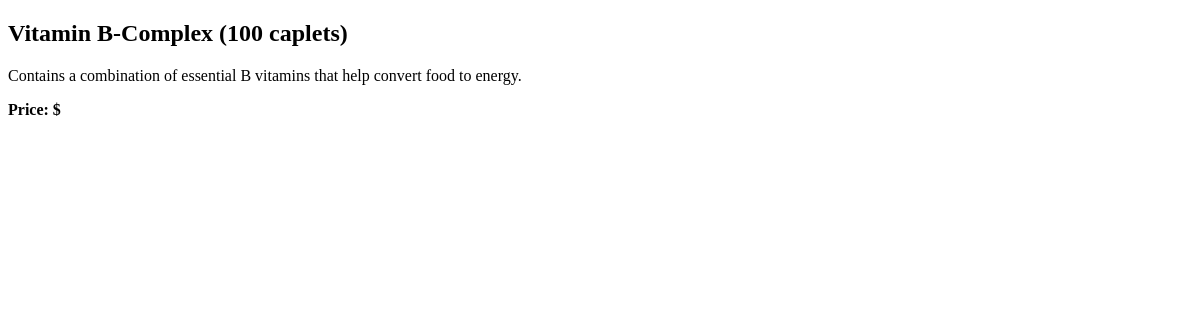
Page /products/4/ on the earlier database version.
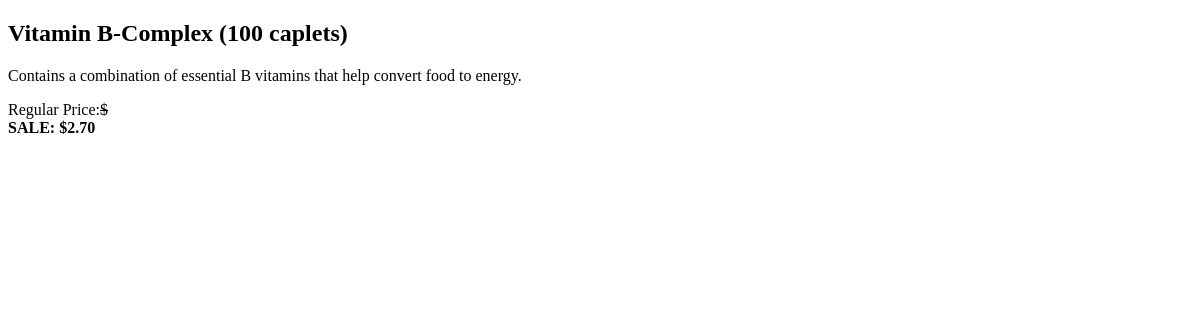
Same page on the later database version.
### store/models.py (models this page shows, shortened)
class Product(models.Model):
    DISCOUNT_RATE = 0.10
    id = models.AutoField(primary_key=True)
    name = models.CharField(max_length=200)
    description = models.TextField()
    price = models.FloatField()
    sale_start = models.DateTimeField(blank=True, null=True, default=None)
    sale_end = models.DateTimeField(blank=True, null=True, default=None)
    photo = models.ImageField(blank=True, null=True, default=None, upload_to='products')
    def is_on_sale(self):
        now = timezone.now()
        if self.sale_start:
            if self.sale_end:
                return self.sale_start <= now <= self.sale_end
            return self.sale_start <= now
        return False
    def current_price(self):
        if self.is_on_sale():
            discounted_price = self.price * (1 - self.DISCOUNT_RATE)
            return round(discounted_price, 2)
        return self.get_rounded_price()

### store/views.py (the view)
# urls.py: path('products/<int:id>/', store.views.show, name='show-product'),
def show(request, id):
    context = {
        'product': Product.objects.get(id=id),
    }
    return render(request, 'store/product.html', context)

### store/templates/store/product.html (shortened to what this page needs)
{% extends "base.html" %}
{% block content %}
<h2>{{ product.name }}</h2>
<p>{{ product.description }}</p>
{% if product.is_on_sale %}
  <p class="price sale-price">
    Regular Price:<del>${{ product.get_price|floatformat:2 }}</del> <br/>
    <strong>SALE: ${{ product.current_price|floatformat:2 }}</strong>
  </p>
{% else %}
  <p class="price price-regular">
    <strong>Price: ${{ product.get_price|floatformat:2 }}</strong>
  </p>
{% endif %}
{% endblock %}

Differences in the rows shown:
changed Product "Vitamin B-Complex (100 caplets)": current_price (not shown) → "2.70"
Other differences:
text no longer shown: "Price: $"
text now shown: "Regular Price: $ SALE: $"
